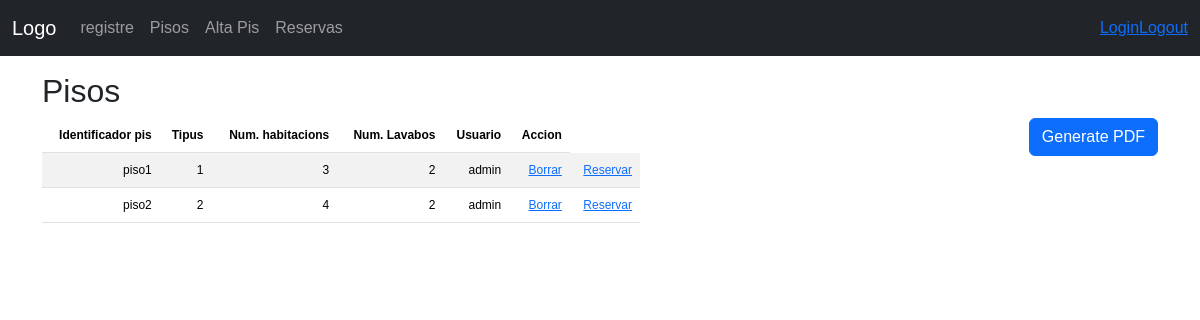
Page /miweb/view/pisos.php (signed in) on the committed database.
### tables this page shows
CREATE TABLE `pisos` (
  `idPis` int(5) NOT NULL,
  `uidpis` varchar(30) NOT NULL,
  `tipus` tinyint(1) NOT NULL,
  `numHabitacions` int(2) NOT NULL,
  `numLavabos` int(2) NOT NULL,
  `users_users_uid` varchar(11) NOT NULL
);

### miweb/includes/pisosLista-inc.php (called while the page is built, shortened)
<?php
require "../model/connection.php";
require "../model/piso.php";
$pisoContr = new pisoContr();
$todos= $pisoContr->getTodos();
?>

### miweb/model/Connection.php (called while the page is built)
<?php
class Connection {
    protected function connect(){
        try {
            $con = new PDO('mysql:host=localhost;dbname=prova', 'root','');
            return $con;
        } catch (PDOException $e) {
            return "Error!: ". $e->getMessage()."<br>";
        }
    }
}

### miweb/model/Piso.php (called while the page is built, shortened)
<?php
class Piso extends Connection {
    private $tablaNombre = "pisos";
    public function getTodos() {
        $stmt = $this->connect()->prepare("Select idPis, uidpis, tipus, numHabitacions, numLavabos, users_users_uid from ". $this->tablaNombre);
        $result = $stmt->execute();
        return $stmt->fetchAll();
        }
}
?>

### miweb/view/pisos.php (the view, shortened to what this page needs)
<!DOCTYPE html>
<html lang="en">
<head>
    <link href="https://cdn.jsdelivr.net/npm/bootstrap@5.3.3/dist/css/bootstrap.min.css" rel="stylesheet">
    <link href="https://cdn.jsdelivr.net/npm/bootstrap-icons@1.11.3/font/bootstrap-icons.min.css" rel="stylesheet">
</head>
<body>
<?php
$user = $_SESSION['user'];
require "../includes/pisosLista-inc.php";
?>
<nav class="navbar navbar-expand-sm bg-dark navbar-dark">
    <div class="container-fluid">
        <a class="navbar-brand" href="../index.php">Logo</a>
        <div class="collapse navbar-collapse" id="collapsibleNavbar">
            <ul class="navbar-nav  me-auto">
                <li class="nav-item">
                    <a class="nav-link" href="signup.php">registre</a>
                </li>
                <li class="nav-item">
                    <a class="nav-link" href="pisos.php">Pisos</a>
                </li>
                <li class="nav-item">
                    <a class="nav-link" href="noupis.php">Alta Pis</a>
                </li>
                <li class="nav-item">
                    <a class="nav-link" href="reservas.php">Reservas</a>
                </li>
            </ul>
            <div class="d-flex">
                <ul class="navbar-nav  me-auto">
                    <li class="nav-item">
                        <a href="../index.php">Login</a>
                    </li>
                    <li class="nav-item">
                        <a href="../includes/logout.php">Logout</a>
                    </li>
                </ul>
            </div>
        </div>
    </div>
</nav>
<div class="container mt-3">
    <h2>Pisos</h2>
    <div class="float-end">
        <a href="../includes/generatePdf.php"><button class="btn btn-primary">Generate PDF</button></a> </div>
   <table class="table table-striped">
       <thead>
       <tr>
           <th>Identificador pis</th>
           <th>Tipus</th>
           <th>Num. habitacions</th>
           <th>Num. Lavabos</th>
           <th>Usuario</th>
           <th>Accion</th>
       </tr>
       </thead>
       <tbody>
<?php
            foreach ($todos as $key => $piso) {
                echo "<tr>";
                echo "<td>$piso[uidpis]</td>";
                echo "<td>$piso[tipus]</td>";
                echo "<td>$piso[numHabitacions]</td>";
                echo "<td>$piso[numLavabos]</td>";
                echo "<td>$piso[users_users_uid]</td>";
                echo "<td><a href='../includes/borraPiso.php?uidpis=$piso[uidpis]'>Borrar</a></td>";
                echo "<td><a href='../includes/reservaPiso-inc.php?idpis=$piso[idPis]&users_users_uid=$user'>Reservar</a></td>";
                echo "</tr>";
            };
    ?>
</tbody>
</table>
</div>
</body>
</html>

### miweb/view/pisos.php (style rules this page uses)
* { font-family:Verdana, Geneva, Tahoma, sans-serif; }
body { margin: 0; padding: 0; box-sizing: border-box; }
.table { background-color: white; padding: 20px; text-align :right; font-size: 12px; width: 598px; }
th,.fondoGris { background-color: #f2f2f2; }

### rows in the picture
pisos: uidpis "piso1", tipus "1", numHabitacions "3", numLavabos "2", users_users_uid "admin"
pisos: uidpis "piso2", tipus "2", numHabitacions "4", numLavabos "2", users_users_uid "admin"
